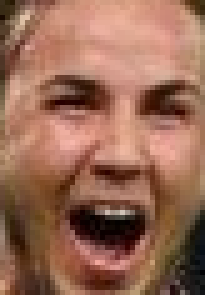
%> input picture hw4/Faces/1.bmp, 41 x 59 px (shown 5 times larger); its folder holds only this picture in this run
$ octave solu4_1.m   (GNU Octave 9; MATLAB toolbox functions it lacks are replaced by stand-ins)
%> lines starting %> are read from the running program, lines starting %| are printed output that depends on the picture
### hw4/u_R.m
function u = u_R(I,L)
%> called with L = 3
I=double(I);
[h,w,~]=size(I);
%> h = 59; w = 41
u=zeros(1,2^(3*L));
RGB=floor(I/(2^(8-L)));
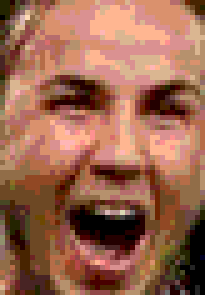
%> RGB: size 59x41x3 double (shown 5 times larger); mean R, G, B 4.26, 2.82, 2.19; drawn with min black and max white
p=RGB(:,:,1)*2^(2*L)+...
  RGB(:,:,2)*2^(L)+...
  RGB(:,:,3);
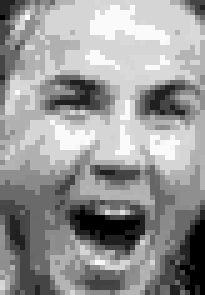
%> p: size 59x41 double (shown 5 times larger); min 0, max 501, mean 297.4; drawn with min black and max white
for i=1:1:h*w
   u(p(i)+1)=u(p(i)+1)+1;
end
%> after the loop, u = 512 values, max 250 at index 420, min 0 at index 3, mean 4.72

%for i=1:1:2^(3*L)
    %u(i)=sum(p==i-1,'all');
%end

u=u/(h*w);
%> u = 512 values, max 0.103 at index 420, min 0 at index 3, mean 0.00195
end

### hw4/solu4_1.m
clear;
file_path = 'Faces\';
img_path_list = dir(strcat(file_path,'*.bmp'));%在某文件夹中获取特定扩展名文件的方法
len=length(img_path_list);
L_choice=[3 4 5];
V=zeros(3,2^(3*5));

for k=1:1:3
    L=L_choice(k);
    u=zeros(1,2^(3*L));
    for i=1:1:len
        name=img_path_list(i).name;
        I=double(imread(strcat(file_path,name)));
        u=u+u_R(I,L);%u_R用于计算颜色特征矢量
    end
    V(k,1:2^(3*L))=u/len;
    subplot(3,1,k);
    plot(u/len);
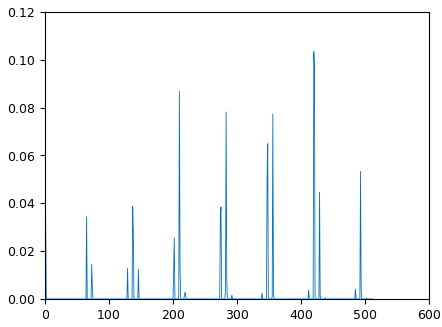
%> figure redrawn from the program's plot data; curve peaks at x = 420, y = 0.103
end

save('V.mat','V');%将训练好的模型保存，以便后续使用
